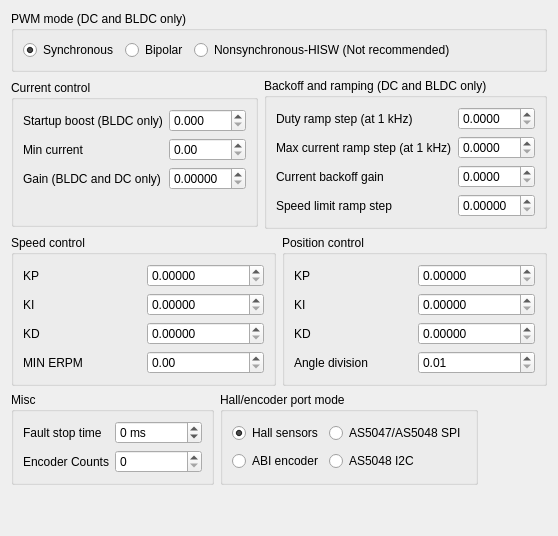
            <widget class="QWidget" name="tab_14">
             <attribute name="title">
              <string>Advanced</string>
             </attribute>
             <layout class="QVBoxLayout" name="verticalLayout_27">
              <item>
               <widget class="QGroupBox" name="groupBox_13">
                <property name="title">
                 <string>PWM mode (DC and BLDC only)</string>
                </property>
                <layout class="QHBoxLayout" name="horizontalLayout_44">
                 <item>
                  <widget class="QRadioButton" name="mcconfPwmModeSyncButton">
                   <property name="text">
                    <string>Synchronous</string>
                   </property>
                   <property name="checked">
                    <bool>true</bool>
                   </property>
                  </widget>
                 </item>
                 <item>
                  <widget class="QRadioButton" name="mcconfPwmModeBipolarButton">
                   <property name="text">
                    <string>Bipolar</string>
                   </property>
                  </widget>
                 </item>
                 <item>
                  <widget class="QRadioButton" name="mcconfPwmModeNonsyncHiswButton">
                   <property name="text">
                    <string>Nonsynchronous-HISW (Not recommended)</string>
                   </property>
                  </widget>
                 </item>
                 <item>
                  <spacer name="horizontalSpacer_21">
                   <property name="orientation">
                    <enum>Qt::Horizontal</enum>
                   </property>
                   <property name="sizeHint" stdset="0">
                    <size>
                     <width>40</width>
                     <height>20</height>
                    </size>
                   </property>
                  </spacer>
                 </item>
                </layout>
               </widget>
              </item>
              <item>
               <layout class="QHBoxLayout" name="horizontalLayout_23">
                <item>
                 <widget class="QGroupBox" name="groupBox_14">
                  <property name="sizePolicy">
                   <sizepolicy hsizetype="Preferred" vsizetype="Fixed">
                    <horstretch>0</horstretch>
                    <verstretch>0</verstretch>
                   </sizepolicy>
                  </property>
                  <property name="title">
                   <string>Current control</string>
                  </property>
                  <layout class="QGridLayout" name="gridLayout_14">
                   <item row="0" column="0">
                    <widget class="QLabel" name="label_34">
                     <property name="text">
                      <string>Startup boost (BLDC only)</string>
                     </property>
                    </widget>
                   </item>
                   <item row="0" column="1">
                    <widget class="QDoubleSpinBox" name="mcconfCcBoostBox">
                     <property name="decimals">
                      <number>3</number>
                     </property>
                     <property name="maximum">
                      <double>1.000000000000000</double>
                     </property>
                     <property name="singleStep">
                      <double>0.010000000000000</double>
                     </property>
                    </widget>
                   </item>
                   <item row="1" column="0">
                    <widget class="QLabel" name="label_35">
                     <property name="text">
                      <string>Min current</string>
                     </property>
                    </widget>
                   </item>
                   <item row="1" column="1">
                    <widget class="QDoubleSpinBox" name="mcconfCcMinBox"/>
                   </item>
                   <item row="2" column="0">
                    <widget class="QLabel" name="label_36">
                     <property name="toolTip">
                      <string>Only change this if you know what you are doing</string>
                     </property>
                     <property name="text">
                      <string>Gain (BLDC and DC only)</string>
                     </property>
                    </widget>
                   </item>
                   <item row="2" column="1">
                    <widget class="QDoubleSpinBox" name="mcconfCcGainBox">
                     <property name="decimals">
                      <number>5</number>
                     </property>
                     <property name="maximum">
                      <double>50.000000000000000</double>
                     </property>
                     <property name="singleStep">
                      <double>0.000100000000000</double>
                     </property>
                    </widget>
                   </item>
                   <item row="3" column="1">
                    <spacer name="verticalSpacer_16">
                     <property name="orientation">
                      <enum>Qt::Vertical</enum>
                     </property>
                     <property name="sizeType">
                      <enum>QSizePolicy::Preferred</enum>
                     </property>
                     <property name="sizeHint" stdset="0">
                      <size>
                       <width>20</width>
                       <height>25</height>
                      </size>
                     </property>
                    </spacer>
                   </item>
                  </layout>
                 </widget>
                </item>
                <item>
                 <widget class="QGroupBox" name="groupBox_37">
                  <property name="title">
                   <string>Backoff and ramping (DC and BLDC only)</string>
                  </property>
                  <property name="flat">
                   <bool>false</bool>
                  </property>
                  <property name="checkable">
                   <bool>false</bool>
                  </property>
                  <layout class="QGridLayout" name="gridLayout_37">
                   <item row="0" column="0">
                    <widget class="QLabel" name="label_3">
                     <property name="text">
                      <string>Duty ramp step (at 1 kHz)</string>
                     </property>
                    </widget>
                   </item>
                   <item row="0" column="1">
                    <widget class="QDoubleSpinBox" name="mcconfMDutyRampStepBox">
                     <property name="decimals">
                      <number>4</number>
                     </property>
                     <property name="singleStep">
                      <double>0.010000000000000</double>
                     </property>
                    </widget>
                   </item>
                   <item row="1" column="0">
                    <widget class="QLabel" name="label_69">
                     <property name="text">
                      <string>Max current ramp step (at 1 kHz)</string>
                     </property>
                    </widget>
                   </item>
                   <item row="1" column="1">
                    <widget class="QDoubleSpinBox" name="mcconfCcMaxRampStepBox">
                     <property name="decimals">
                      <number>4</number>
                     </property>
                     <property name="maximum">
                      <double>50.000000000000000</double>
                     </property>
                     <property name="singleStep">
                      <double>0.010000000000000</double>
                     </property>
                    </widget>
                   </item>
                   <item row="2" column="0">
                    <widget class="QLabel" name="label_85">
                     <property name="text">
                      <string>Current backoff gain</string>
                     </property>
                    </widget>
                   </item>
                   <item row="2" column="1">
                    <widget class="QDoubleSpinBox" name="mcconfMCurrentBackoffGainBox">
                     <property name="decimals">
                      <number>4</number>
                     </property>
                     <property name="singleStep">
                      <double>0.010000000000000</double>
                     </property>
                    </widget>
                   </item>
                   <item row="3" column="0">
                    <widget class="QLabel" name="label_33">
                     <property name="text">
                      <string>Speed limit ramp step</string>
                     </property>
                    </widget>
                   </item>
                   <item row="3" column="1">
                    <widget class="QDoubleSpinBox" name="mcconfMDutyRampStepSpeedLimBox">
                     <property name="decimals">
                      <number>5</number>
                     </property>
                     <property name="singleStep">
                      <double>0.000100000000000</double>
                     </property>
                    </widget>
                   </item>
                  </layout>
                 </widget>
                </item>
               </layout>
              </item>
              <item>
               <layout class="QHBoxLayout" name="horizontalLayout_39">
                <item>
                 <widget class="QGroupBox" name="groupBox_15">
                  <property name="sizePolicy">
                   <sizepolicy hsizetype="Preferred" vsizetype="Fixed">
                    <horstretch>0</horstretch>
                    <verstretch>0</verstretch>
                   </sizepolicy>
                  </property>
                  <property name="title">
                   <string>Speed control</string>
                  </property>
                  <layout class="QGridLayout" name="gridLayout_15">
                   <item row="0" column="0">
                    <widget class="QLabel" name="label_37">
                     <property name="text">
                      <string>KP</string>
                     </property>
                    </widget>
                   </item>
                   <item row="0" column="1">
                    <widget class="QDoubleSpinBox" name="mcconfSpidKpBox">
                     <property name="decimals">
                      <number>5</number>
                     </property>
                     <property name="singleStep">
                      <double>0.000100000000000</double>
                     </property>
                    </widget>
                   </item>
                   <item row="1" column="0">
                    <widget class="QLabel" name="label_38">
                     <property name="text">
                      <string>KI</string>
                     </property>
                    </widget>
                   </item>
                   <item row="1" column="1">
                    <widget class="QDoubleSpinBox" name="mcconfSpidKiBox">
                     <property name="decimals">
                      <number>5</number>
                     </property>
                     <property name="singleStep">
                      <double>0.000100000000000</double>
                     </property>
                    </widget>
                   </item>
                   <item row="2" column="0">
                    <widget class="QLabel" name="label_39">
                     <property name="text">
                      <string>KD</string>
                     </property>
                    </widget>
                   </item>
                   <item row="2" column="1">
                    <widget class="QDoubleSpinBox" name="mcconfSpidKdBox">
                     <property name="decimals">
                      <number>5</number>
                     </property>
                     <property name="singleStep">
                      <double>0.000100000000000</double>
                     </property>
                    </widget>
                   </item>
                   <item row="3" column="0">
                    <widget class="QLabel" name="label_40">
                     <property name="text">
                      <string>MIN ERPM</string>
                     </property>
                    </widget>
                   </item>
                   <item row="3" column="1">
                    <widget class="QDoubleSpinBox" name="mcconfSpidMinRpmBox">
                     <property name="maximum">
                      <double>200000.000000000000000</double>
                     </property>
                     <property name="singleStep">
                      <double>100.000000000000000</double>
                     </property>
                    </widget>
                   </item>
                  </layout>
                 </widget>
                </item>
                <item>
                 <widget class="QGroupBox" name="groupBox_30">
                  <property name="sizePolicy">
                   <sizepolicy hsizetype="Preferred" vsizetype="Preferred">
                    <horstretch>0</horstretch>
                    <verstretch>0</verstretch>
                   </sizepolicy>
                  </property>
                  <property name="title">
                   <string>Position control</string>
                  </property>
                  <layout class="QGridLayout" name="gridLayout_26">
                   <item row="0" column="0">
                    <widget class="QLabel" name="label_68">
                     <property name="text">
                      <string>KP</string>
                     </property>
                    </widget>
                   </item>
                   <item row="1" column="1">
                    <widget class="QDoubleSpinBox" name="mcconfPpidKiBox">
                     <property name="decimals">
                      <number>5</number>
                     </property>
                     <property name="singleStep">
                      <double>0.000100000000000</double>
                     </property>
                    </widget>
                   </item>
                   <item row="1" column="0">
                    <widget class="QLabel" name="label_70">
                     <property name="text">
                      <string>KI</string>
                     </property>
                    </widget>
                   </item>
                   <item row="2" column="1">
                    <widget class="QDoubleSpinBox" name="mcconfPpidKdBox">
                     <property name="decimals">
                      <number>5</number>
                     </property>
                     <property name="singleStep">
                      <double>0.000100000000000</double>
                     </property>
                    </widget>
                   </item>
                   <item row="2" column="0">
                    <widget class="QLabel" name="label_71">
                     <property name="text">
                      <string>KD</string>
                     </property>
                    </widget>
                   </item>
                   <item row="0" column="1">
                    <widget class="QDoubleSpinBox" name="mcconfPpidKpBox">
                     <property name="decimals">
                      <number>5</number>
                     </property>
                     <property name="singleStep">
                      <double>0.000100000000000</double>
                     </property>
                    </widget>
                   </item>
                   <item row="3" column="0">
                    <widget class="QLabel" name="label_11">
                     <property name="text">
                      <string>Angle division</string>
                     </property>
                    </widget>
                   </item>
                   <item row="3" column="1">
                    <widget class="QDoubleSpinBox" name="mcconfPpidAngDivBox">
                     <property name="minimum">
                      <double>0.010000000000000</double>
                     </property>
                     <property name="maximum">
                      <double>10000.000000000000000</double>
                     </property>
                    </widget>
                   </item>
                  </layout>
                 </widget>
                </item>
               </layout>
              </item>
              <item>
               <layout class="QHBoxLayout" name="horizontalLayout_53">
                <item>
                 <widget class="QGroupBox" name="groupBox_17">
                  <property name="title">
                   <string>Misc</string>
                  </property>
                  <layout class="QGridLayout" name="gridLayout_38">
                   <item row="0" column="1">
                    <widget class="QLabel" name="label_4">
                     <property name="text">
                      <string>Fault stop time</string>
                     </property>
                    </widget>
                   </item>
                   <item row="1" column="2">
                    <widget class="QSpinBox" name="mcconfMEncoderCountBox">
                     <property name="maximum">
                      <number>1000000</number>
                     </property>
                     <property name="singleStep">
                      <number>100</number>
                     </property>
                    </widget>
                   </item>
                   <item row="0" column="2">
                    <widget class="QSpinBox" name="mcconfMFaultStopTimeBox">
                     <property name="suffix">
                      <string> ms</string>
                     </property>
                     <property name="minimum">
                      <number>-1</number>
                     </property>
                     <property name="maximum">
                      <number>40000000</number>
                     </property>
                     <property name="singleStep">
                      <number>500</number>
                     </property>
                    </widget>
                   </item>
                   <item row="1" column="1">
                    <widget class="QLabel" name="label_91">
                     <property name="text">
                      <string>Encoder Counts</string>
                     </property>
                    </widget>
                   </item>
                  </layout>
                 </widget>
                </item>
                <item>
                 <widget class="QGroupBox" name="groupBox_3">
                  <property name="title">
                   <string>Hall/encoder port mode</string>
                  </property>
                  <layout class="QGridLayout" name="gridLayout_43">
                   <item row="0" column="0">
                    <widget class="QRadioButton" name="mcconfMSensorHallButton">
                     <property name="text">
                      <string>Hall sensors</string>
                     </property>
                     <property name="checked">
                      <bool>true</bool>
                     </property>
                    </widget>
                   </item>
                   <item row="0" column="1">
                    <widget class="QRadioButton" name="mcconfMSensorAsSpiButton">
                     <property name="text">
                      <string>AS5047/AS5048 SPI</string>
                     </property>
                    </widget>
                   </item>
                   <item row="1" column="0">
                    <widget class="QRadioButton" name="mcconfMSensorAbiButton">
                     <property name="text">
                      <string>ABI encoder</string>
                     </property>
                    </widget>
                   </item>
                   <item row="1" column="1">
                    <widget class="QRadioButton" name="mcconfMSensorAsI2cButton">
                     <property name="text">
                      <string>AS5048 I2C</string>
                     </property>
                    </widget>
                   </item>
                  </layout>
                 </widget>
                </item>
                <item>
                 <spacer name="horizontalSpacer_22">
                  <property name="orientation">
                   <enum>Qt::Horizontal</enum>
                  </property>
                  <property name="sizeHint" stdset="0">
                   <size>
                    <width>40</width>
                    <height>20</height>
                   </size>
                  </property>
                 </spacer>
                </item>
               </layout>
              </item>
              <item>
               <spacer name="verticalSpacer_8">
                <property name="orientation">
                 <enum>Qt::Vertical</enum>
                </property>
                <property name="sizeHint" stdset="0">
                 <size>
                  <width>20</width>
                  <height>40</height>
                 </size>
                </property>
               </spacer>
              </item>
             </layout>
            </widget>
